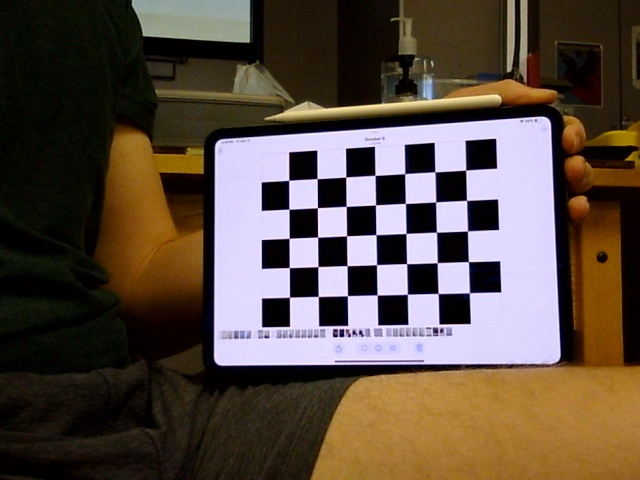
#> input picture openCVcode/images/left/imgLeft0.jpg, 640 x 480 px; its folder holds 4 pictures in this run
$ python cameradepth.py
#> lines starting #> are read from the running program, lines starting #| are printed output that depends on the picture; after the words box and inside, x2 and y2 are one past the last pixel; in counts of white or black regions, pixels touching at a corner belong together
import numpy as np
import cv2 as cv
import glob
from matplotlib import pyplot as plt
from mpl_toolkits import mplot3d
from mpl_toolkits.mplot3d import Axes3D as a3d

imageL = []
imageR = []

# termination criteria
criteria = (cv.TERM_CRITERIA_EPS + cv.TERM_CRITERIA_MAX_ITER, 30, 0.001)

# prepare object points, like (0,0,0), (1,0,0), (2,0,0) ....,(6,5,0)
objp = np.zeros((5*7,3), np.float32)
objp[:,:2] = np.mgrid[0:5,0:7].T.reshape(-1,2)
objp = objp * 2
# Arrays to store object points and image points from all the images.
objpoints = [] # 3d point in real world space
imgpoints = [] # 2d points in image plane.


imagesLeft = glob.glob('C:\\Users\\chris\\OpenCV Practice\\openCVcode\\images\\left\\*.jpg')
imagesRight =glob.glob('C:\\Users\\chris\\OpenCV Practice\\openCVcode\\images\\right\\*.jpg')
imageL='C:\\Users\\chris\\OpenCV Practice\\openCVcode\\images\\left\\*.jpg'
imageR='C:\\Users\\chris\\OpenCV Practice\\openCVcode\\images\\right\\*.jpg'

# [4 lines of commented-out code are left out]

def calibrate_camera(image_folder):
    for fname in image_folder:
        img = cv.imread(fname)
#> img is the input picture: shape (480, 640, 3); mean B, G, R 65.4, 75.7, 89.8
        gray = cv.cvtColor(img, cv.COLOR_BGR2GRAY)
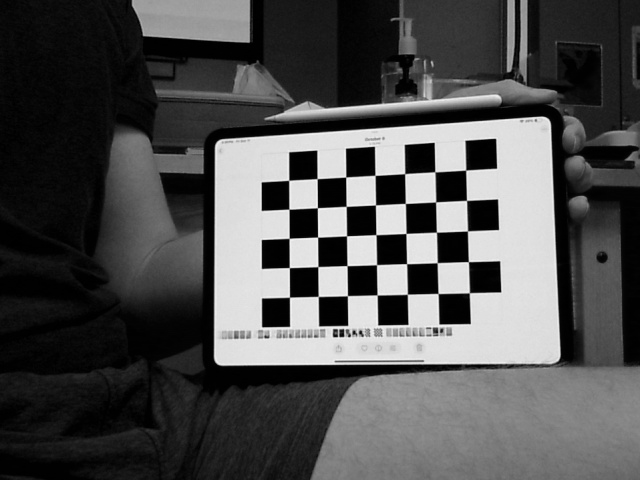
#> gray: shape (480, 640); min 0, max 247, mean 78.7
        # Find the chess board corners
        ret, corners = cv.findChessboardCorners(gray, (5,7), None)
#> ret = True; corners = 35 rows, first 8: [465.6, 170.2], [466.5, 200.4], [467.5, 231], [468.4, 261.6], [469.3, 292.7], [434.7, 171.7], [435.6, 202], [436.4, 232.2]
        # If found, add object points, image points (after refining them)
        if ret == True:
            objpoints.append(objp)
            corners2 = cv.cornerSubPix(gray,corners, (11,11), (-1,-1), criteria)
#> corners2 = 35 rows, first 8: [465.7, 170.1], [466.5, 200.4], [467.5, 230.9], [468.4, 261.6], [469.4, 292.8], [434.9, 171.8], [435.7, 201.9], [436.4, 232.2]
            imgpoints.append(corners2)

        # Draw and display the corners
            cv.drawChessboardCorners(img, (5,7), corners2, ret)
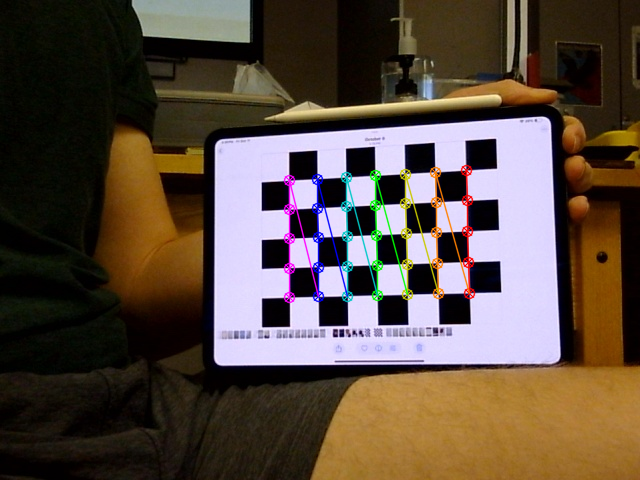
#> img: shape (480, 640, 3); 2.45% of pixels changed, all inside (x1, y1, x2, y2) = (283, 164, 476, 304)
#> pass 2 of the loop in calibrate_camera, `for fname in image_folder:`:
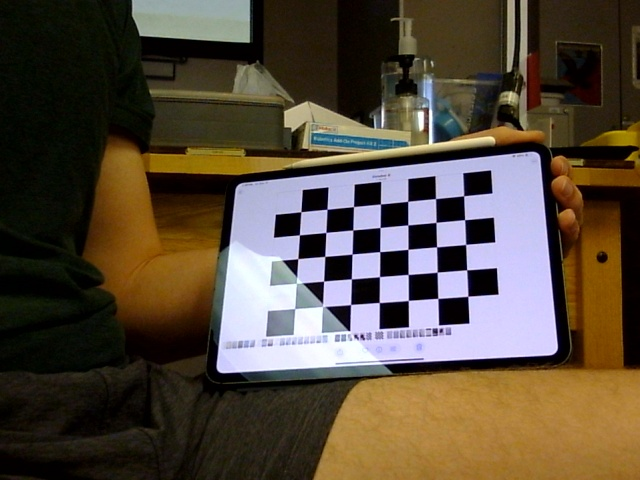
#> input picture openCVcode/images/left/imgLeft1.jpg, 640 x 480 px
#> in calibrate_camera, img is the input picture: shape (480, 640, 3); mean B, G, R 59.7, 74.1, 85.7
#> in calibrate_camera, `gray = cv.cvtColor(img, cv.COLOR_BGR2GRAY)`:
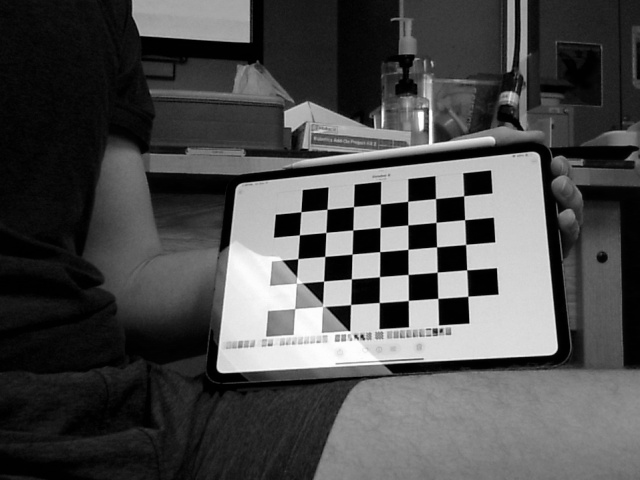
#> gray: shape (480, 640); min 0, max 255, mean 75.9
#> ret = False; corners = None
#> pass 3 of the loop in calibrate_camera, `for fname in image_folder:`:
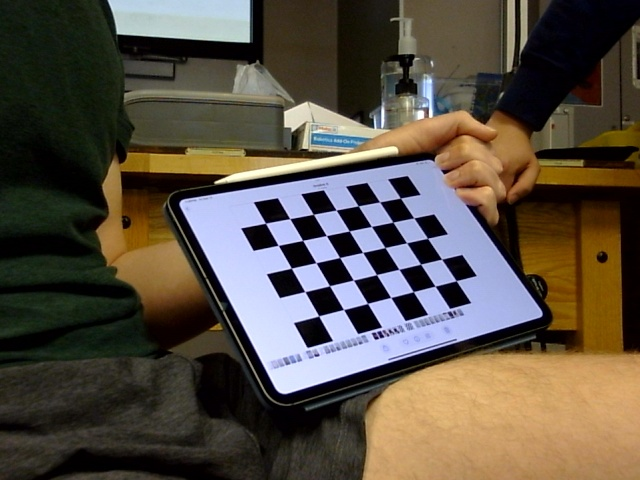
#> input picture openCVcode/images/left/imgLeft10.jpg, 640 x 480 px
#> in calibrate_camera, img is the input picture: shape (480, 640, 3); mean B, G, R 67.8, 79.4, 88.3
#> in calibrate_camera, `gray = cv.cvtColor(img, cv.COLOR_BGR2GRAY)`:
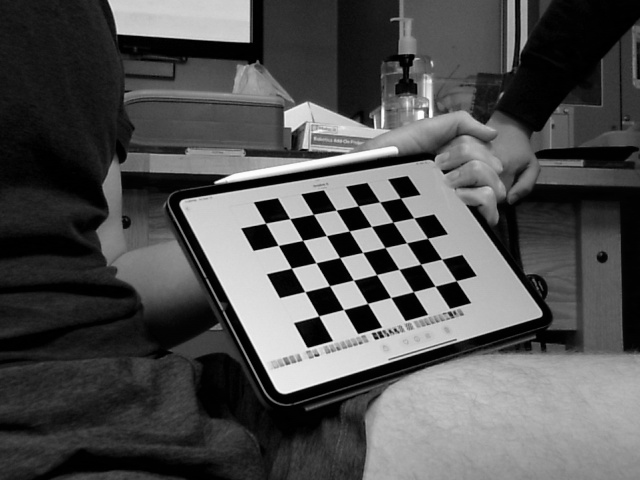
#> gray: shape (480, 640); min 0, max 255, mean 80.7
#> ret = True; corners = 35 rows, first 8: [400.4, 198.1], [413.8, 217.9], [427.5, 238.3], [441.6, 259.2], [456.2, 280.6], [379.6, 201.9], [392.8, 222.1], [406.6, 242.7]
#> corners2 = 35 rows, first 8: [400.4, 198.1], [413.8, 217.9], [427.5, 238.3], [441.7, 259.2], [456.2, 280.7], [379.6, 201.9], [392.9, 222.2], [406.6, 242.8]
#> in calibrate_camera, `cv.drawChessboardCorners(img, (5,7), corners2, ret)`:
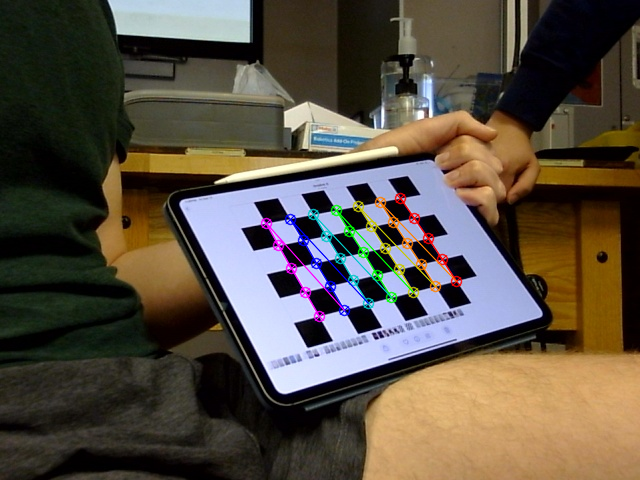
#> img: shape (480, 640, 3); 2.02% of pixels changed, all inside (x1, y1, x2, y2) = (260, 192, 463, 323)
#> the loop made 4 passes; the first 3 are shown
            #cv.imshow('img', img)
            #cv.waitKey(100)
    cv.destroyAllWindows()
    ret, mtx, dist, rvecs, tvecs = cv.calibrateCamera(objpoints, imgpoints, gray.shape[::-1], None, None)

    h,  w = img.shape[:2]
#> h = 480; w = 640
    newcameramtx, roi = cv.getOptimalNewCameraMatrix(mtx, dist, (w,h), 1, (w,h))
    dst = cv.undistort(img, mtx, dist, None, newcameramtx)
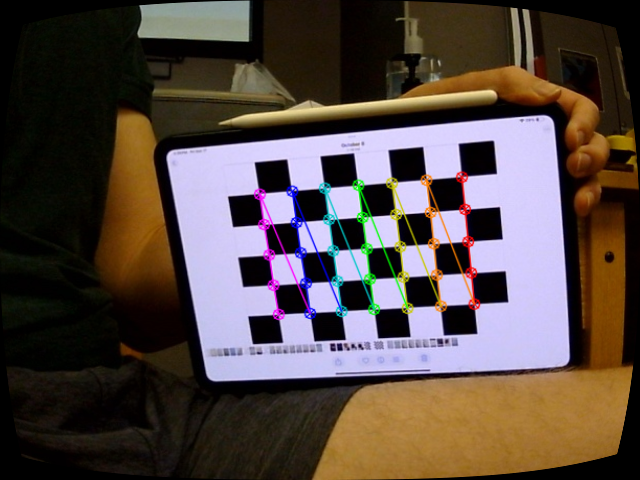
#> dst: shape (480, 640, 3); mean B, G, R 67.8, 72.7, 85.2
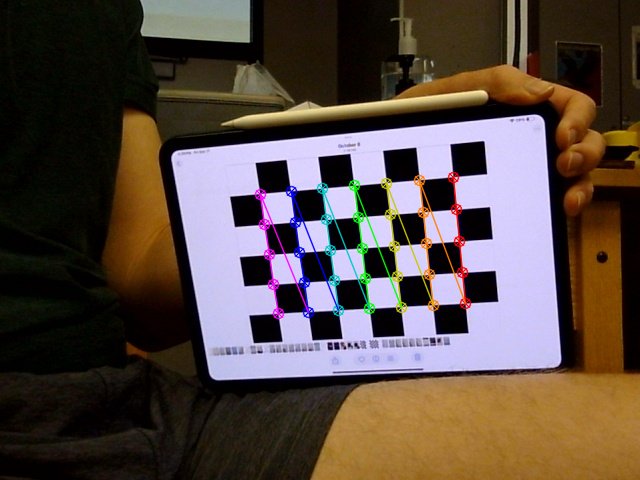
#> img: shape (480, 640, 3); mean B, G, R 66.5, 73.4, 86.9

    # crop the image
    #x, y, w, h = roi
    #dst = dst[y:y+h, x:x+w]

    mean_error = 0
    for i in range(len(objpoints)):
        imgpoints2, _ = cv.projectPoints(objpoints[i], rvecs[i], tvecs[i], mtx, dist)
        error = cv.norm(imgpoints[i], imgpoints2, cv.NORM_L2)/len(imgpoints2)
        mean_error += error

    print( "total error: {}".format(mean_error/len(objpoints)) )

    return mtx, dist, dst, newcameramtx, roi, rvecs, tvecs, imgpoints

mtxL,distL,dstL,nmtxL,roiL, rL,tL, imgpointsL=calibrate_camera(imagesLeft)
#> (the run stopped early here; a loop or call above may not have finished)
